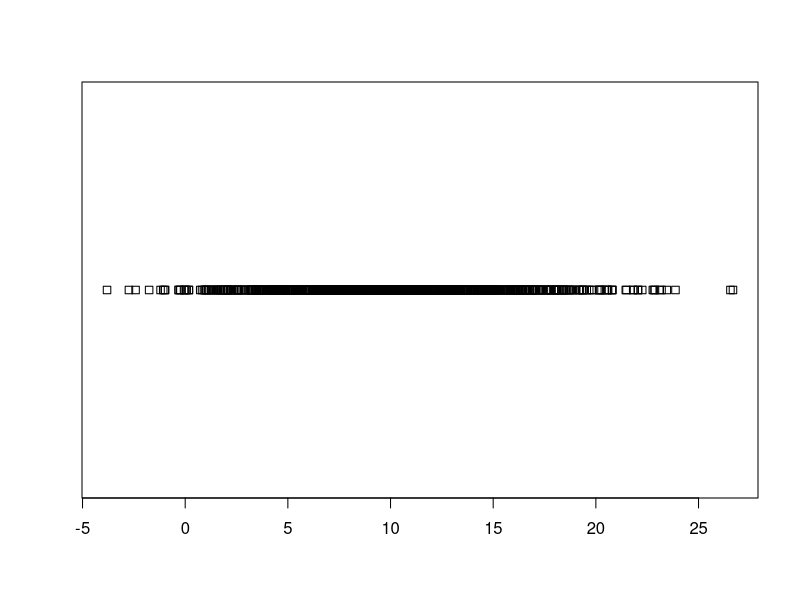

This chart was generated by the following R code: (Note: this script raises an error after producing the figure.)
Norm.sample.vector<-read.csv('Workshop2.csv')
Norm.sample.vector <- as.data.frame(Norm.sample.vector)
head(Norm.sample.vector)

Negative.LL.Normal <- function(mu.sig.parameters, Sample.Vector){
  mu <- mu.sig.parameters[1]
  sigma_squared <- mu.sig.parameters[2]
  ((nrow(Sample.Vector)/2)*log(2*pi*sigma_squared)+(1/(2*sigma_squared))*sum((Sample.Vector-mu)^2))
}

plot(Norm.sample.vector)
Negative.LL.Normal(c(3,1),Norm.sample.vector)

Optimized.Negative.Log.Likelihood.optim<-optim(c(7,4),
                                               Negative.LL.Normal,
                                               Sample.Vector=Norm.sample.vector,
                                               method="L-BFGS-B",
                                               hessian=TRUE,
                                               lower=c(-Inf,0),
                                               control=list(trace=1))

??Optimized.Negative.Log.Likelihood.optim$value
mean(Norm.sample.vector)

dnorm(Norm.sample.vector[1],mean(Norm.sample.vector[,1]),sd = sd(Norm.sample.vector[,1])^2)
lmodel <- lm(dnorm(Norm.sample.vector[1],mean(Norm.sample.vector[,1]),sd = sd(Norm.sample.vector[,1])^2)~Norm.sample.vector[1])

#Create a linear model
linModLL<- function(Parameters,regSample){
  mu <- Parameters[1]
  sd <- Parameters[2]
  lmodel <- lm(dnorm(regSample,mu,sd,)~regSample)
  beta
  sigmaEps <- Paramaters[3]
  dtf <- regSample
  ((nrow(dnorm(dtf,Beta1,sqrt(Sigma)))/2)*log(2*pi*sigma_squared)+(1/(2*sigma_squared))*sum((dnorm(dtf,Beta1,sqrt(Sigma))-mu)^2))
  
}

linModLL(c(Beta0=beta0+1,Beta1=beta1+1,Sigma=sigmaEps),dtf)



Optimized.Negative.Log.linModLL.optim<-optim(c(7,4),
                                               Negative.LL.Normal,
                                               Sample.Vector=Norm.Sample.Vector,
                                               method="L-BFGS-B",
                                               hessian=TRUE,
                                               lower=c(-Inf,0),
                                               control=list(trace=1))



